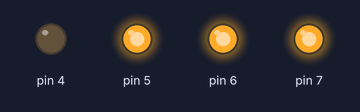
This sketch was run on a simulated Arduino Uno, built with avr-gcc and run on an emulated ATmega328P. Shown: output pins drawn as LEDs (lit = HIGH).

Above: at 0.03 s.
At 1.39 s:
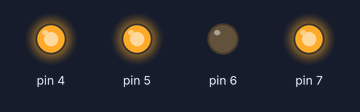
At 2.97 s:
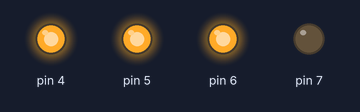
At 6.04 s:
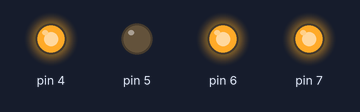
Timing chart, 0 to 6.3 s (numbered marks = the images above):
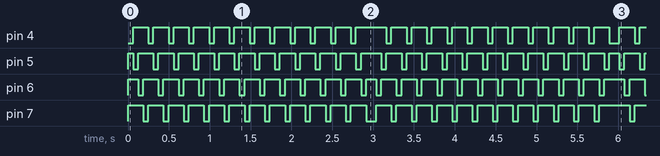

Measured:
- by itself, pin 4, pin 7: moves between LOW and HIGH, repeating every 4.7 s
- by itself, pin 5, pin 6: moves between LOW and HIGH, repeating every 2.7 s

The sketch:

Ex_7.2.ino
```cpp
#include <avr/io.h>
#include <avr/delay.h>

int main(void) {
  DDRD = 0xF0;
  int period =62;
while(true) {
  for(int i=0;i<12; i++) {
    PORTD =0b11100000;
    _delay_ms(period);
     PORTD =0b11010000;
    _delay_ms(period);
     PORTD =0b10110000;
    _delay_ms(period);
     PORTD =0b01110000;
    _delay_ms(period);

  }
    for(int i=0;i<12; i++) {
    PORTD =0b01110000;
    _delay_ms(period);
     PORTD =0b10110000;
    _delay_ms(period);
     PORTD =0b11010000;
    _delay_ms(period);
     PORTD =0b11100000;
    _delay_ms(period);
}

}
}
```
